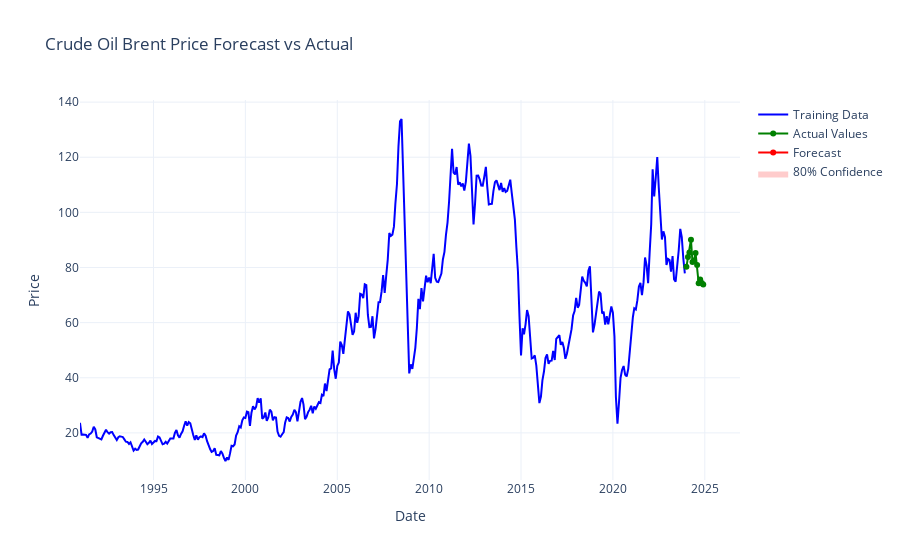

Notebook source saved alongside this figure:
### Code cell
import pandas as pd
import numpy as np
from autogluon.timeseries import TimeSeriesPredictor, TimeSeriesDataFrame
import plotly.express as px
import plotly.graph_objects as go

# 1. Prepare Data with Proper ID Column
def prepare_data(filepath):
    """Load and prepare data with required __id__ column"""
    df = pd.read_csv(filepath, parse_dates=['date'])
    
    # Add required ID column (same ID for single time series)
    df['__id__'] = "main_series"  # Single time series ID
    
    # Add temporal features
    for col in ['Crude Oil Brent Price', 'Cocoa Price', 'Gold Price']:
        df[f'{col}_3mo_ma'] = df[col].rolling(3, min_periods=1).mean()
        df[f'{col}_12mo_ma'] = df[col].rolling(12, min_periods=6).mean()
    
    df.set_index('date', inplace=True)
    return df

# 2. Convert to TimeSeriesDataFrame
def create_ts_dataframe(df, target_col):
    """Create properly formatted TimeSeriesDataFrame"""
    # Keep only relevant columns
    keep_cols = ['__id__', target_col] + [col for col in df.columns if col not in ['Crude Oil Brent Price', 'Cocoa Price', 'Gold Price', '__id__']]
    
    return TimeSeriesDataFrame.from_data_frame(
        df[keep_cols].reset_index(),
        id_column="__id__",
        timestamp_column="date"
    )

# 3. AutoML Forecasting Function
def run_automl_forecasting(ts_data, target_col, prediction_length=12):
    """Run AutoML forecasting for a single target"""
    predictor = TimeSeriesPredictor(
        target=target_col,
        prediction_length=prediction_length,
        eval_metric="MAPE",
        path=f"autogluon_models/{target_col.replace(' ', '_')}",
    )
    
    predictor.fit(
        train_data=ts_data,
        time_limit=3600,  # 1 hour training
        presets="medium_quality",
        hyperparameters={
            "ETS": {},
            "ARIMA": {"maxiter": 50},
            "DeepAR": {"num_layers": 2},
            "SimpleFeedForward": {"epochs": 50},
        },
        num_val_windows=3,  # 3-fold time-based validation
        verbosity=2
    )
    
    return predictor

def calculate_metrics(y_true, y_pred):
    """Calculate evaluation metrics for time series forecasts"""
    metrics = {
        'MAE': mean_absolute_error(y_true, y_pred),
        'MAPE': mean_absolute_percentage_error(y_true, y_pred) * 100,  # as percentage
        'RMSE': np.sqrt(mean_squared_error(y_true, y_pred))
    }
    return metrics

def evaluate_forecasts(predictor, test_data, target_col, prediction_length=12):
    """Evaluate model on test period"""
    # Get the actual test values (last prediction_length points)
    y_true = test_data.tail(prediction_length)[target_col]
    
    # Generate predictions for test period
    forecast = predictor.predict(test_data)
    forecast = forecast.reset_index()
    
    # Align predictions with actuals
    y_pred = forecast['mean']  # Using the mean forecast
    
    # Calculate metrics
    return calculate_metrics(y_true, y_pred)

def plot_actual_vs_predicted(train_df, test_df, forecast_df, target_col):
    """Interactive plot of actual vs predicted values"""
    fig = go.Figure()
    
    # Training data
    fig.add_trace(go.Scatter(
        x=train_df.index,
        y=train_df[target_col],
        name='Training Data',
        line=dict(color='blue')
    ))
    
    # Test actuals
    fig.add_trace(go.Scatter(
        x=test_df.index,
        y=test_df[target_col],
        name='Actual Values',
        line=dict(color='green')
    ))
    
    # Forecasts
    fig.add_trace(go.Scatter(
        x=forecast_df.index,
        y=forecast_df['mean'],
        name='Forecast',
        line=dict(color='red')
    ))
    
    # Confidence interval
    fig.add_trace(go.Scatter(
        x=forecast_df.index.tolist() + forecast_df.index[::-1].tolist(),
        y=forecast_df['0.9'].tolist() + forecast_df['0.1'][::-1].tolist(),
        fill='toself',
        fillcolor='rgba(255,0,0,0.2)',
        line=dict(color='rgba(255,255,255,0)'),
        name='80% Confidence'
    ))
    
    fig.update_layout(
        title=f'{target_col} Forecast vs Actual',
        xaxis_title='Date',
        yaxis_title='Price',
        hovermode='x unified',
        template='plotly_white'
    )
    fig.show()

def plot_metrics(metrics_dict):
    """Bar plot comparing metrics across commodities"""
    metrics_df = pd.DataFrame(metrics_dict).T
    fig = px.bar(metrics_df, 
                 barmode='group',
                 title='Model Performance Across Commodities',
                 labels={'value': 'Metric Value', 'variable': 'Metric'})
    fig.update_layout(template='plotly_white')
    fig.show()

# 4. Main Execution
if __name__ == "__main__":
    # Configuration
    DATA_PATH = "merged_macro_commodity.csv"
    COMMODITIES = ['Crude Oil Brent Price', 'Cocoa Price', 'Gold Price']
    
    # Prepare base dataframe
    df = prepare_data(DATA_PATH)
    
    train_data = df.iloc[:-12]  # all but last year
    test_data = df.iloc[-12:]   # last year for testing
    
    results = {}
    for target in COMMODITIES:
        # Prepare data
        train_ts = create_ts_dataframe(train_data, target)
        test_ts = create_ts_dataframe(test_data, target)
        
        # Train model
        predictor = run_automl_forecasting(train_ts, target)
        
        # Evaluate on test set
        metrics = evaluate_forecasts(predictor, test_ts, target)
        
        # Store results
        results[target] = {
            'metrics': metrics,
            'model': predictor,
            'forecast': predictor.predict(train_ts)
        }

        forecast_df = results[target]['forecast']

        # Show interactive plot
        plot_actual_vs_predicted(train_data, test_data, forecast_df, target)
        
        print(f"\n{target} Evaluation:")
        print(f"best_model: {results[target]['model'].best_model}")
        print(f"- MAE: {metrics['MAE']:.2f}")
        print(f"- MAPE: {metrics['MAPE']:.2f}%")
        print(f"- RMSE: {metrics['RMSE']:.2f}")
    
    # You can also access the full leaderboard for each commodity:
    for target in COMMODITIES:
        leaderboard = results[target]['model'].leaderboard()
        print(f"\n{target} Model Rankings:")
        print(leaderboard[['model', 'score_val']])
    
    # Compare metrics across commodities
    metrics_dict = {k: v['metrics'] for k, v in results.items()}
    plot_metrics(metrics_dict)

### Figure 1 — Plotly figure (JSON) as saved in the notebook; plotly's stock layout.template omitted (floating-point values rounded to 4 significant figures; data arrays with more than 128 entries replaced by an {"elided": "..."} marker saying what was removed)
{"data": [{"line": {"color": "blue"}, "name": "Training Data", "type": "scatter", "x": {"elided": "396 str values"}, "y": {"elided": "396 float values"}}, {"line": {"color": "green"}, "name": "Actual Values", "type": "scatter", "x": ["2024-01-01T00:00:00.000000000", "2024-02-01T00:00:00.000000000", "2024-03-01T00:00:00.000000000", "2024-04-01T00:00:00.000000000", "2024-05-01T00:00:00.000000000", "2024-06-01T00:00:00.000000000", "2024-07-01T00:00:00.000000000", "2024-08-01T00:00:00.000000000", "2024-09-01T00:00:00.000000000", "2024-10-01T00:00:00.000000000", "2024-11-01T00:00:00.000000000", "2024-12-01T00:00:00.000000000"], "y": [80.23, 83.76, 85.45, 90.05, 82.0, 82.56, 85.3, 80.86, 74.29, 75.66, 74.39, 73.83]}, {"line": {"color": "red"}, "name": "Forecast", "type": "scatter", "x": [["main_series", "2024-01-01T00:00:00"], ["main_series", "2024-02-01T00:00:00"], ["main_series", "2024-03-01T00:00:00"], ["main_series", "2024-04-01T00:00:00"], ["main_series", "2024-05-01T00:00:00"], ["main_series", "2024-06-01T00:00:00"], ["main_series", "2024-07-01T00:00:00"], ["main_series", "2024-08-01T00:00:00"], ["main_series", "2024-09-01T00:00:00"], ["main_series", "2024-10-01T00:00:00"], ["main_series", "2024-11-01T00:00:00"], ["main_series", "2024-12-01T00:00:00"]], "y": [77.08, 76.9, 76.86, 76.85, 76.84, 76.84, 76.84, 76.84, 76.84, 76.84, 76.84, 76.84]}, {"fill": "toself", "fillcolor": "rgba(255,0,0,0.2)", "line": {"color": "rgba(255,255,255,0)"}, "name": "80% Confidence", "type": "scatter", "x": [["main_series", "2024-01-01T00:00:00"], ["main_series", "2024-02-01T00:00:00"], ["main_series", "2024-03-01T00:00:00"], ["main_series", "2024-04-01T00:00:00"], ["main_series", "2024-05-01T00:00:00"], ["main_series", "2024-06-01T00:00:00"], ["main_series", "2024-07-01T00:00:00"], ["main_series", "2024-08-01T00:00:00"], ["main_series", "2024-09-01T00:00:00"], ["main_series", "2024-10-01T00:00:00"], ["main_series", "2024-11-01T00:00:00"], ["main_series", "2024-12-01T00:00:00"], ["main_series", "2024-12-01T00:00:00"], ["main_series", "2024-11-01T00:00:00"], ["main_series", "2024-10-01T00:00:00"], ["main_series", "2024-09-01T00:00:00"], ["main_series", "2024-08-01T00:00:00"], ["main_series", "2024-07-01T00:00:00"], ["main_series", "2024-06-01T00:00:00"], ["main_series", "2024-05-01T00:00:00"], ["main_series", "2024-04-01T00:00:00"], ["main_series", "2024-03-01T00:00:00"], ["main_series", "2024-02-01T00:00:00"], ["main_series", "2024-01-01T00:00:00"]], "y": [84.66, 88.45, 91.49, 94.05, 96.29, 98.31, 100.2, 101.9, 103.5, 105.0, 106.5, 107.9, 45.81, 47.2, 48.66, 50.19, 51.81, 53.53, 55.38, 57.4, 59.65, 62.22, 65.34, 69.5]}], "layout": {"hovermode": "x unified", "title": {"text": "Crude Oil Brent Price Forecast vs Actual"}, "xaxis": {"title": {"text": "Date"}}, "yaxis": {"title": {"text": "Price"}}}}
